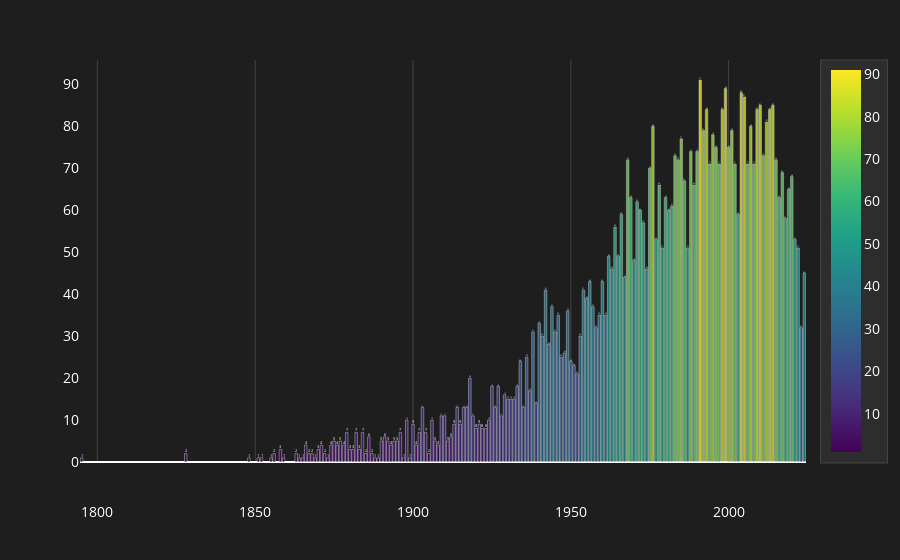

Notebook source saved alongside this figure:
### Code cell
T2fig4 = px.bar(
    avg_death,
    x='EndDate',
    y='Count',
    text='Count',
    title="",
    color='Count',
    color_continuous_scale=px.colors.sequential.Viridis
)

T2fig4.update_traces(
    texttemplate='%{text:.0f}',
    textposition='outside',
    marker=dict(opacity=0.8)
)

T2fig4.update_layout(
    plot_bgcolor="#1E1E1E",
    paper_bgcolor="#1E1E1E",
    font=dict(color="#FFFFFF", size=14),
    title=dict(font=dict(size=40, color="#00CED1"), x=0.5),
    xaxis=dict(
        title="",
        color="#FFFFFF",
        gridcolor="#444444",
        zeroline=False,
        ticklabelstandoff=40
    ),
    yaxis=dict(
        title="",
        color="#FFFFFF",
        showgrid=False
    ),
    coloraxis_colorbar=dict(
        title="",
        tickcolor="#FFFFFF",
        titlefont=dict(color="#FFFFFF"),
        bgcolor="#2D2D2D",
        bordercolor="#444444",
        borderwidth=1
    ),
    height=600 
)

T2fig4.show()

### Figure 1 — Plotly figure (JSON) as saved in the notebook; plotly's stock layout.template omitted (floating-point values rounded to 4 significant figures; data arrays with more than 128 entries replaced by an {"elided": "..."} marker saying what was removed)
{"data": [{"alignmentgroup": "True", "hovertemplate": "EndDate=%{x}<br>Count=%{marker.color}<extra></extra>", "legendgroup": "", "marker": {"color": {"elided": "171 int values"}, "coloraxis": "coloraxis", "opacity": 0.8, "pattern": {"shape": ""}}, "name": "", "offsetgroup": "", "orientation": "v", "showlegend": false, "text": {"elided": "171 int values"}, "textposition": "outside", "texttemplate": "%{text:.0f}", "type": "bar", "x": {"elided": "171 int values"}, "xaxis": "x", "y": {"elided": "171 int values"}, "yaxis": "y"}], "layout": {"autosize": true, "barmode": "relative", "coloraxis": {"colorbar": {"bgcolor": "#2D2D2D", "bordercolor": "#444444", "borderwidth": 1, "tickcolor": "#FFFFFF", "title": {"font": {"color": "#FFFFFF"}, "text": ""}}, "colorscale": [[0, "#440154"], [0.1111, "#482878"], [0.2222, "#3e4989"], [0.3333, "#31688e"], [0.4444, "#26828e"], [0.5556, "#1f9e89"], [0.6667, "#35b779"], [0.7778, "#6ece58"], [0.8889, "#b5de2b"], [1, "#fde725"]]}, "font": {"color": "#FFFFFF", "size": 14}, "legend": {"tracegroupgap": 0}, "margin": {"t": 60}, "paper_bgcolor": "#1E1E1E", "plot_bgcolor": "#1E1E1E", "title": {"font": {"color": "#00CED1", "size": 40}, "x": 0.5}, "xaxis": {"anchor": "y", "autorange": true, "color": "#FFFFFF", "domain": [0, 1], "gridcolor": "#444444", "range": [1794.0, 2024.0], "ticklabelstandoff": 40, "title": {"text": ""}, "type": "linear", "zeroline": false}, "yaxis": {"anchor": "x", "autorange": true, "color": "#FFFFFF", "domain": [0, 1], "range": [0, 95.79], "showgrid": false, "title": {"text": ""}, "type": "linear"}}}
